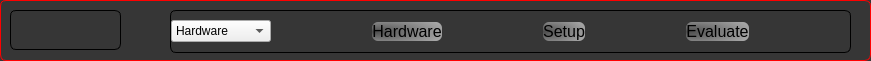
  <widget class="QFrame" name="frame_center_nest_3">
   <property name="geometry">
    <rect>
     <x>10</x>
     <y>10</y>
     <width>871</width>
     <height>61</height>
    </rect>
   </property>
   <property name="styleSheet">
    <string notr="true">QFrame {
  background: rgb(54, 54, 54);
    border-style: solid;
    border: 1px solid #ff0000;
    border-radius: 6px;
}</string>
   </property>
   <property name="frameShape">
    <enum>QFrame::StyledPanel</enum>
   </property>
   <property name="frameShadow">
    <enum>QFrame::Raised</enum>
   </property>
   <property name="lineWidth">
    <number>1</number>
   </property>
   <widget class="QFrame" name="frame_center_nest_9">
    <property name="geometry">
     <rect>
      <x>10</x>
      <y>10</y>
      <width>111</width>
      <height>40</height>
     </rect>
    </property>
    <property name="styleSheet">
     <string notr="true">QFrame {
  background: rgb(54, 54, 54);
    border-style: solid;
    border: 1px solid #000000;
    border-radius: 6px;
}</string>
    </property>
    <property name="frameShape">
     <enum>QFrame::StyledPanel</enum>
    </property>
    <property name="frameShadow">
     <enum>QFrame::Raised</enum>
    </property>
    <property name="lineWidth">
     <number>1</number>
    </property>
    <layout class="QVBoxLayout" name="verticalLayout_3">
     <property name="spacing">
      <number>0</number>
     </property>
     <property name="margin">
      <number>0</number>
     </property>
     <item>
      <widget class="QLabel" name="label_5">
       <property name="styleSheet">
        <string notr="true">background-color: none;
border-color: none;
border: none;</string>
       </property>
       <property name="text">
        <string/>
       </property>
       <property name="pixmap">
        <pixmap resource="wasatch_logo_resources.qrc">:/logos/images/logos/92x30_wp_angio.png</pixmap>
       </property>
       <property name="scaledContents">
        <bool>true</bool>
       </property>
      </widget>
     </item>
    </layout>
   </widget>
   <widget class="QFrame" name="frame_center_nest_10">
    <property name="geometry">
     <rect>
      <x>170</x>
      <y>10</y>
      <width>681</width>
      <height>43</height>
     </rect>
    </property>
    <property name="styleSheet">
     <string notr="true">QFrame {
  background: rgb(54, 54, 54);
    border-style: solid;
    border: 1px solid #000000;
    border-radius: 6px;
}</string>
    </property>
    <property name="frameShape">
     <enum>QFrame::StyledPanel</enum>
    </property>
    <property name="frameShadow">
     <enum>QFrame::Raised</enum>
    </property>
    <property name="lineWidth">
     <number>1</number>
    </property>
    <layout class="QHBoxLayout" name="horizontalLayout">
     <property name="spacing">
      <number>0</number>
     </property>
     <property name="margin">
      <number>0</number>
     </property>
     <item>
      <widget class="QComboBox" name="comboBox">
       <item>
        <property name="text">
         <string>Hardware</string>
        </property>
       </item>
       <item>
        <property name="text">
         <string>OCT</string>
        </property>
       </item>
       <item>
        <property name="text">
         <string>OCT 3D</string>
        </property>
       </item>
       <item>
        <property name="text">
         <string>Angiography</string>
        </property>
       </item>
      </widget>
     </item>
     <item>
      <spacer name="horizontalSpacer">
       <property name="orientation">
        <enum>Qt::Horizontal</enum>
       </property>
       <property name="sizeHint" stdset="0">
        <size>
         <width>40</width>
         <height>20</height>
        </size>
       </property>
      </spacer>
     </item>
     <item>
      <widget class="QPushButton" name="pushButton_10">
       <property name="font">
        <font>
         <pointsize>12</pointsize>
        </font>
       </property>
       <property name="styleSheet">
        <string notr="true">background-color: qradialgradient(spread:pad, cx:0.5, cy:0.5, radius:1.611, fx:0.0205366, fy:0.517, stop:0 rgba(77, 77, 77, 255), stop:1 rgba(255, 255, 255, 255));
border-radius: 6px;</string>
       </property>
       <property name="text">
        <string>Hardware</string>
       </property>
      </widget>
     </item>
     <item>
      <spacer name="horizontalSpacer_2">
       <property name="orientation">
        <enum>Qt::Horizontal</enum>
       </property>
       <property name="sizeHint" stdset="0">
        <size>
         <width>40</width>
         <height>20</height>
        </size>
       </property>
      </spacer>
     </item>
     <item>
      <widget class="QPushButton" name="pushButton_11">
       <property name="font">
        <font>
         <pointsize>12</pointsize>
        </font>
       </property>
       <property name="styleSheet">
        <string notr="true">background-color: qradialgradient(spread:pad, cx:0.5, cy:0.5, radius:1.611, fx:0.0205366, fy:0.517, stop:0 rgba(77, 77, 77, 255), stop:1 rgba(255, 255, 255, 255));
border-radius: 6px;</string>
       </property>
       <property name="text">
        <string>Setup</string>
       </property>
      </widget>
     </item>
     <item>
      <spacer name="horizontalSpacer_3">
       <property name="orientation">
        <enum>Qt::Horizontal</enum>
       </property>
       <property name="sizeHint" stdset="0">
        <size>
         <width>20</width>
         <height>20</height>
        </size>
       </property>
      </spacer>
     </item>
     <item>
      <widget class="QPushButton" name="pushButton_12">
       <property name="font">
        <font>
         <pointsize>12</pointsize>
        </font>
       </property>
       <property name="styleSheet">
        <string notr="true">background-color: qradialgradient(spread:pad, cx:0.5, cy:0.5, radius:1.611, fx:0.0205366, fy:0.517, stop:0 rgba(77, 77, 77, 255), stop:1 rgba(255, 255, 255, 255));
border-radius: 6px;</string>
       </property>
       <property name="text">
        <string>Evaluate</string>
       </property>
      </widget>
     </item>
     <item>
      <spacer name="horizontalSpacer_4">
       <property name="orientation">
        <enum>Qt::Horizontal</enum>
       </property>
       <property name="sizeHint" stdset="0">
        <size>
         <width>40</width>
         <height>20</height>
        </size>
       </property>
      </spacer>
     </item>
    </layout>
   </widget>
   <zorder>frame_center_nest_10</zorder>
   <zorder>frame_center_nest_9</zorder>
  </widget>
